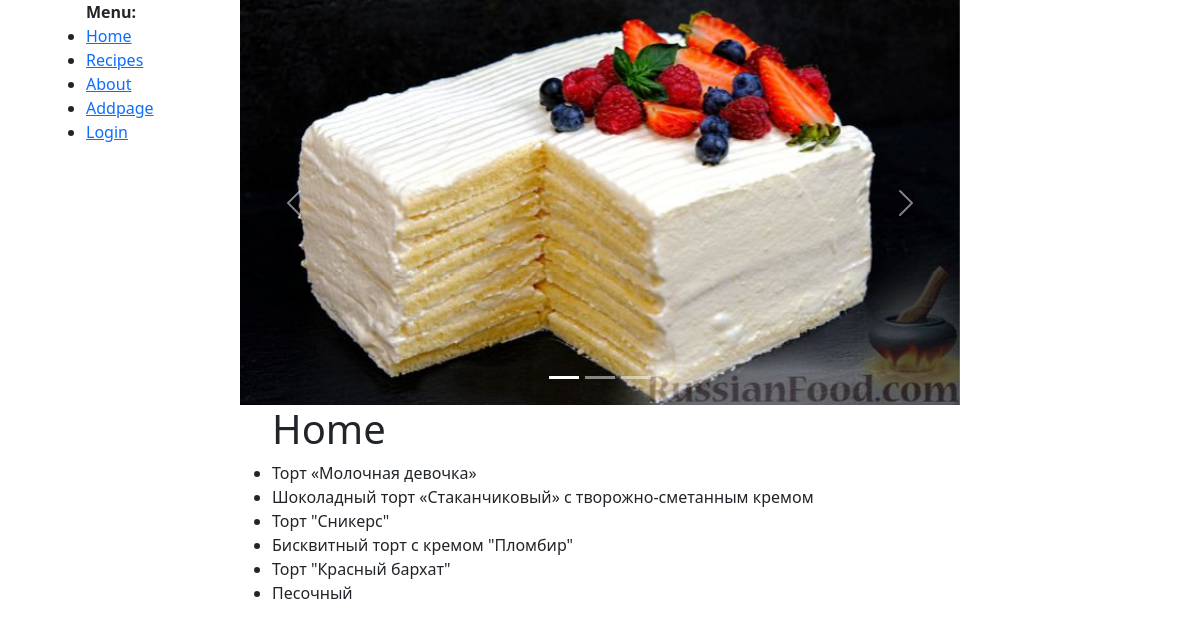
The page / on the database its author committed.
### shop/models.py (models this page shows, shortened)
class Cake(models.Model):
    title = models.CharField(max_length=255, verbose_name='Заголовок')
    slug = models.SlugField(max_length=255, unique=True, db_index=True, verbose_name='URL')
    content = models.TextField(blank=True, verbose_name='Описание')
    photo = models.ImageField(upload_to="photo/")
    time_create = models.DateTimeField(auto_now_add=True)
    time_update = models.DateTimeField(auto_now=True)
    is_pub = models.BooleanField(default=True)
    cat = models.ForeignKey('Category', on_delete=models.PROTECT)
    class Meta:
        verbose_name = 'Торты'
        verbose_name_plural = 'Торты'
        ordering = ['time_create', 'title']

### shop/views.py (the view)
# urls.py: path('', CakeHome.as_view(), name="home"),
class CakeHome(DataMixin, ListView):
    model = Cake
    template_name = 'shop/index.html'
    context_object_name = 'posts'
    extra_context = {}
    def get_context_data(self, *, object_list=None, **kwargs):
        context = super().get_context_data(**kwargs)
        c_def = self.get_user_context(title=menu[0]['title'])
        context = dict(list(context.items()) + list(c_def.items()))
        return context
    def get_queryset(self):
        return Cake.objects.filter(is_pub=True)

### shop/utils.py (called while the page is built)
        def get_user_context(self, **kwargs):
                context = kwargs
                cats = Category.objects.all()
                context['menu'] = menu
                context['title'] = menu[0]['title']
                if 'cat_selected' not in context:
                        context['cat_selected'] = 0
                return context

### shop/templates/shop/index.html (shortened to what this page needs)
{% extends 'shop/base.html' %}
{% block content %}
<div id="carouselExampleIndicators" class="carousel slide" data-bs-ride="carousel">
  <div class="carousel-indicators">
    <button type="button" data-bs-target="#carouselExampleIndicators" data-bs-slide-to="0" class="active" aria-current="true" aria-label="Slide 1"></button>
    <button type="button" data-bs-target="#carouselExampleIndicators" data-bs-slide-to="1" aria-label="Slide 2"></button>
    <button type="button" data-bs-target="#carouselExampleIndicators" data-bs-slide-to="2" aria-label="Slide 3"></button>
  </div>
  <div class="carousel-inner">
    <div class="carousel-item active">
      <img src="media/photo/01.jpg" class="d-block w-100" alt="...">
    </div>
  </div>
  <button class="carousel-control-prev" type="button" data-bs-target="#carouselExampleIndicators" data-bs-slide="prev">
    <span class="carousel-control-prev-icon" aria-hidden="true"></span>
  </button>
  <button class="carousel-control-next" type="button" data-bs-target="#carouselExampleIndicators" data-bs-slide="next">
    <span class="carousel-control-next-icon" aria-hidden="true"></span>
  </button>
</div>
<ul>
<h1> {{title}} </h1>
{% for p in posts %}
<li>{{p.title}}</li>
{% endfor %}
</ul>
{% endblock %}

### rows shown on the page
Cake: title "Торт «Молочная девочка»"
Cake: title "Шоколадный торт «Стаканчиковый» с творожно-сметанным кремом"
Cake: title "Торт \"Сникерс\""
Cake: title "Бисквитный торт с кремом \"Пломбир\""
Cake: title "Торт \"Красный бархат\""
Cake: title "Песочный"

### other values the page prints
{{ i.title }} "Home" "Recipes" "About" "Addpage" "Login"
{{ title }} "Home"
